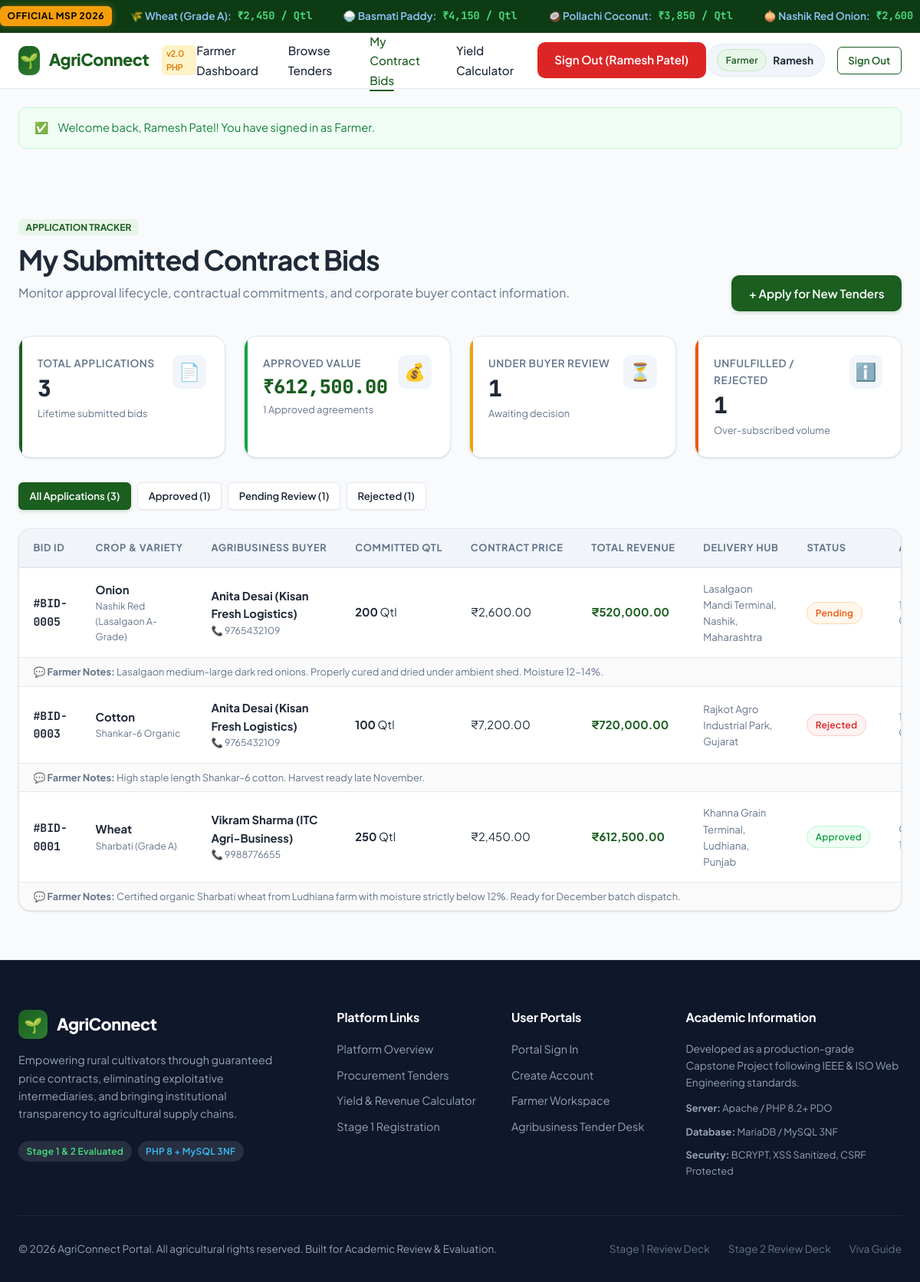
/farmer/my_bids.php (signed in), run on the app's committed database.
### tables this page shows
CREATE TABLE `contracts` (
    `id` INT AUTO_INCREMENT PRIMARY KEY,
    `demand_id` INT NOT NULL,
    `farmer_id` INT NOT NULL,
    `proposed_quantity` INT NOT NULL,
    `bid_notes` TEXT NULL,
    `status` ENUM('pending', 'approved', 'rejected', 'fulfilled') NOT NULL DEFAULT 'pending',
    `applied_at` TIMESTAMP DEFAULT CURRENT_TIMESTAMP,
    `updated_at` TIMESTAMP DEFAULT CURRENT_TIMESTAMP ON UPDATE CURRENT_TIMESTAMP,
    INDEX `idx_contracts_status` (`status`),
    INDEX `idx_contracts_demand` (`demand_id`),
    INDEX `idx_contracts_farmer` (`farmer_id`),
    CONSTRAINT `fk_contracts_demand`
        FOREIGN KEY (`demand_id`) REFERENCES `crop_demands` (`id`)
        ON DELETE CASCADE
        ON UPDATE CASCADE,
    CONSTRAINT `fk_contracts_farmer`
        FOREIGN KEY (`farmer_id`) REFERENCES `users` (`id`)
        ON DELETE CASCADE
        ON UPDATE CASCADE
);

CREATE TABLE `crop_demands` (
    `id` INT AUTO_INCREMENT PRIMARY KEY,
    `buyer_id` INT NOT NULL,
    `crop_name` VARCHAR(100) NOT NULL,
    `variety` VARCHAR(120) NOT NULL,
    `required_quintals` INT NOT NULL,
    `offered_price_per_quintal` DECIMAL(10,2) NOT NULL,
    `delivery_location` VARCHAR(255) NOT NULL,
    `deadline` DATE NOT NULL,
    `status` ENUM('open', 'closed') NOT NULL DEFAULT 'open',
    `created_at` TIMESTAMP DEFAULT CURRENT_TIMESTAMP,
    INDEX `idx_crop_demands_status` (`status`),
    INDEX `idx_crop_demands_buyer` (`buyer_id`),
    INDEX `idx_crop_demands_crop` (`crop_name`),
    CONSTRAINT `fk_crop_demands_buyer`
        FOREIGN KEY (`buyer_id`) REFERENCES `users` (`id`)
        ON DELETE CASCADE
        ON UPDATE CASCADE
);

CREATE TABLE `users` (
    `id` INT AUTO_INCREMENT PRIMARY KEY,
    `name` VARCHAR(120) NOT NULL,
    `email` VARCHAR(191) NOT NULL UNIQUE,
    `password_hash` VARCHAR(255) NOT NULL,
    `phone` VARCHAR(20) NOT NULL,
    `role` ENUM('farmer', 'buyer', 'admin') NOT NULL DEFAULT 'farmer',
    `created_at` TIMESTAMP DEFAULT CURRENT_TIMESTAMP,
    INDEX `idx_users_role` (`role`),
    INDEX `idx_users_email` (`email`)
);

### config/db.php (called while the page is built, shortened)
    <?php
function formatINR($amount): string {
    return '₹' . number_format((float)$amount, 2);
}

### farmer/my_bids.php (the view, shortened to what this page needs)
<?php
require_once __DIR__ . '/../config/db.php';
require_once __DIR__ . '/../includes/auth_check.php';
$farmerId = (int)$_SESSION['user_id'];
$statusFilter = trim($_GET['status'] ?? 'all');
$sql = "
    SELECT
        c.id AS bid_id,
        c.proposed_quantity,
        c.bid_notes,
        c.status AS bid_status,
        c.applied_at,
        c.updated_at,
        cd.id AS demand_id,
        cd.crop_name,
        cd.variety,
        cd.offered_price_per_quintal,
        cd.delivery_location,
        cd.deadline,
        u_buyer.name AS buyer_name,
        u_buyer.phone AS buyer_phone,
        u_buyer.email AS buyer_email
    FROM contracts c
    JOIN crop_demands cd ON c.demand_id = cd.id
    JOIN users u_buyer ON cd.buyer_id = u_buyer.id
    WHERE c.farmer_id = :fid
";
$params = [':fid' => $farmerId];
$sql .= " ORDER BY c.applied_at DESC";
$stmtBids = $pdo->prepare($sql);
$stmtBids->execute($params);
$bids = $stmtBids->fetchAll();
$stmtSummary = $pdo->prepare("
    SELECT
        COUNT(c.id) AS total_count,
        SUM(CASE WHEN c.status = 'approved' THEN 1 ELSE 0 END) AS approved_count,
        SUM(CASE WHEN c.status = 'pending' THEN 1 ELSE 0 END) AS pending_count,
        SUM(CASE WHEN c.status = 'rejected' THEN 1 ELSE 0 END) AS rejected_count,
        SUM(CASE WHEN c.status = 'approved' THEN (c.proposed_quantity * cd.offered_price_per_quintal) ELSE 0 END) AS approved_sum
    FROM contracts c
    JOIN crop_demands cd ON c.demand_id = cd.id
    WHERE c.farmer_id = :fid
");
$stmtSummary->execute([':fid' => $farmerId]);
$summary = $stmtSummary->fetch() ?: [
    'total_count'    => 0,
    'approved_count' => 0,
    'pending_count'  => 0,
    'rejected_count' => 0,
    'approved_sum'   => 0
];
require_once __DIR__ . '/../includes/header.php';
?>
<div class="section">
    <div class="container">
        <div style="display: flex; justify-content: space-between; align-items: flex-end; margin-bottom: 2rem; flex-wrap: wrap; gap: 1rem;">
            <div>
                <span class="crop-tag">Application Tracker</span>
                <h1 style="margin-top: 0.5rem; margin-bottom: 0.5rem;">My Submitted Contract Bids</h1>
                <p class="text-muted">
                    Monitor approval lifecycle, contractual commitments, and corporate buyer contact information.
                </p>
            </div>
            <a href="browse_contracts.php" class="btn btn-primary">+ Apply for New Tenders</a>
        </div>
        <div class="grid grid-4" style="margin-bottom: 2rem;">
            <div class="stat-card">
                <div>
                    <div class="stat-label">Total Applications</div>
                    <div class="stat-value"><?= (int)$summary['total_count']; ?></div>
                    <div class="stat-subtext">Lifetime submitted bids</div>
                </div>
                <div class="stat-icon">📄</div>
            </div>
            <div class="stat-card stat-success">
                <div>
                    <div class="stat-label">Approved Value</div>
                    <div class="stat-value" style="font-size: 1.55rem; color: var(--primary);">
                        <?= formatINR($summary['approved_sum']); ?>
                    </div>
                    <div class="stat-subtext"><?= (int)$summary['approved_count']; ?> Approved agreements</div>
                </div>
                <div class="stat-icon">💰</div>
            </div>
            <div class="stat-card stat-accent">
                <div>
                    <div class="stat-label">Under Buyer Review</div>
                    <div class="stat-value"><?= (int)$summary['pending_count']; ?></div>
                    <div class="stat-subtext">Awaiting decision</div>
                </div>
                <div class="stat-icon">⏳</div>
            </div>
            <div class="stat-card stat-warning">
                <div>
                    <div class="stat-label">Unfulfilled / Rejected</div>
                    <div class="stat-value"><?= (int)$summary['rejected_count']; ?></div>
                    <div class="stat-subtext">Over-subscribed volume</div>
                </div>
                <div class="stat-icon">ℹ️</div>
            </div>
        </div>
        <div style="display: flex; gap: 0.5rem; margin-bottom: 1.5rem; flex-wrap: wrap;">
            <a href="my_bids.php?status=all" class="btn btn-sm <?= ($statusFilter === 'all') ? 'btn-primary' : 'btn-secondary'; ?>">
                All Applications (<?= (int)$summary['total_count']; ?>)
            </a>
            <a href="my_bids.php?status=approved" class="btn btn-sm <?= ($statusFilter === 'approved') ? 'btn-primary' : 'btn-secondary'; ?>">
                Approved (<?= (int)$summary['approved_count']; ?>)
            </a>
            <a href="my_bids.php?status=pending" class="btn btn-sm <?= ($statusFilter === 'pending') ? 'btn-primary' : 'btn-secondary'; ?>">
                Pending Review (<?= (int)$summary['pending_count']; ?>)
            </a>
            <a href="my_bids.php?status=rejected" class="btn btn-sm <?= ($statusFilter === 'rejected') ? 'btn-primary' : 'btn-secondary'; ?>">
                Rejected (<?= (int)$summary['rejected_count']; ?>)
            </a>
        </div>
        <div class="card" style="padding: 0; overflow: hidden;">
            <?php if (empty($bids)): ?>
                <div style="text-align: center; padding: 4rem 1.5rem;">
                    <div style="font-size: 3rem; margin-bottom: 1rem;">🌾</div>
                    <h3>No Contract Applications Found</h3>
                    <p class="text-muted" style="max-width: 450px; margin: 0 auto 1.5rem auto;">
                        <?= ($statusFilter !== 'all') ? "No bids found matching the '{$statusFilter}' status." : "You have not submitted any pre-harvest contract bids yet."; ?>
                    </p>
                    <a href="browse_contracts.php" class="btn btn-primary">Browse Active Procurement Tenders</a>
                </div>
            <?php else: ?>
                <div class="table-responsive" style="border: none;">
                    <table class="data-table">
                        <thead>
                            <tr>
                                <th>Bid ID</th>
                                <th>Crop & Variety</th>
                                <th>Agribusiness Buyer</th>
                                <th>Committed Qtl</th>
                                <th>Contract Price</th>
                                <th>Total Revenue</th>
                                <th>Delivery Hub</th>
                                <th>Status</th>
                                <th>Applied On</th>
                            </tr>
                        </thead>
                        <tbody>
                            <?php foreach ($bids as $b):
                                $totalPayout = $b['proposed_quantity'] * $b['offered_price_per_quintal'];
                            ?>
                                <tr>
                                    <td><strong class="font-mono">#BID-<?= str_pad($b['bid_id'], 4, '0', STR_PAD_LEFT); ?></strong></td>
                                    <td>
                                        <strong><?= htmlspecialchars($b['crop_name'], ENT_QUOTES, 'UTF-8'); ?></strong>
                                        <div style="font-size: 0.775rem; color: var(--text-muted);"><?= htmlspecialchars($b['variety'], ENT_QUOTES, 'UTF-8'); ?></div>
                                    </td>
                                    <td>
                                        <strong><?= htmlspecialchars($b['buyer_name'], ENT_QUOTES, 'UTF-8'); ?></strong>
                                        <div style="font-size: 0.775rem; color: var(--text-muted);">📞 <?= htmlspecialchars($b['buyer_phone'], ENT_QUOTES, 'UTF-8'); ?></div>
                                    </td>
                                    <td><strong><?= (int)$b['proposed_quantity']; ?></strong> Qtl</td>
                                    <td><?= formatINR($b['offered_price_per_quintal']); ?></td>
                                    <td style="font-weight: 700; color: var(--primary);"><?= formatINR($totalPayout); ?></td>
                                    <td style="font-size: 0.825rem; color: var(--text-muted);"><?= htmlspecialchars($b['delivery_location'], ENT_QUOTES, 'UTF-8'); ?></td>
                                    <td>
                                        <span class="badge badge-<?= htmlspecialchars($b['bid_status'], ENT_QUOTES, 'UTF-8'); ?>">
                                            <?= ucfirst(htmlspecialchars($b['bid_status'], ENT_QUOTES, 'UTF-8')); ?>
                                        </span>
                                    </td>
                                    <td style="font-size: 0.8rem; color: var(--text-muted);">
                                    </td>
                                </tr>
                                <?php if (!empty($b['bid_notes'])): ?>
                                    <tr style="background: #fafafa;">
                                        <td colspan="9" style="padding: 0.5rem 1.15rem; font-size: 0.8rem; color: var(--text-muted);">
                                            💬 <strong>Farmer Notes:</strong> <?= htmlspecialchars($b['bid_notes'], ENT_QUOTES, 'UTF-8'); ?>
                                        </td>
                                    </tr>
                                <?php endif; ?>
                            <?php endforeach; ?>
                        </tbody>
                    </table>
                </div>
            <?php endif; ?>
        </div>
    </div>
</div>
<?php require_once __DIR__ . '/../includes/footer.php'; ?>

### data on the page
contracts: id "0005", demand.crop_name "Onion", demand.variety "Nashik Red (Lasalgaon A-Grade)", users.name "Anita Desai (Kisan Fresh Logistics)", users.phone "9765432109", proposed_quantity "200", demand.offered_price_per_quintal "₹2,600.00", proposed_quantity.offered_price_per_quintal "₹520,000.00", demand.delivery_location "Lasalgaon Mandi Terminal, Nashik, Maharashtra", status "Pending", bid_notes "Lasalgaon medium-large dark red onions. Properly cured and dried under ambient shed. Moisture 12-14%."
contracts: id "0003", demand.crop_name "Cotton", demand.variety "Shankar-6 Organic", users.name "Anita Desai (Kisan Fresh Logistics)", users.phone "9765432109", proposed_quantity "100", demand.offered_price_per_quintal "₹7,200.00", proposed_quantity.offered_price_per_quintal "₹720,000.00", demand.delivery_location "Rajkot Agro Industrial Park, Gujarat", status "Rejected", bid_notes "High staple length Shankar-6 cotton. Harvest ready late November."
contracts: id "0001", demand.crop_name "Wheat", demand.variety "Sharbati (Grade A)", users.name "Vikram Sharma (ITC Agri-Business)", users.phone "9988776655", proposed_quantity "250", demand.offered_price_per_quintal "₹2,450.00", proposed_quantity.offered_price_per_quintal "₹612,500.00", demand.delivery_location "Khanna Grain Terminal, Ludhiana, Punjab", status "Approved", bid_notes "Certified organic Sharbati wheat from Ludhiana farm with moisture strictly below 12%. Ready for December batch dispatch."

### other printed values
$user['name'] "Ramesh Patel"
$user['role'] "Farmer"
explode(' ', $user['name'])[0] "Ramesh"
$flash['message'] "Welcome back, Ramesh Patel! You have signed in as Farmer."
$summary['total_count'] "3"
formatINR($summary['approved_sum']) "₹612,500.00"
$summary['approved_count'] "1"
$summary['pending_count'] "1"
$summary['rejected_count'] "1"
